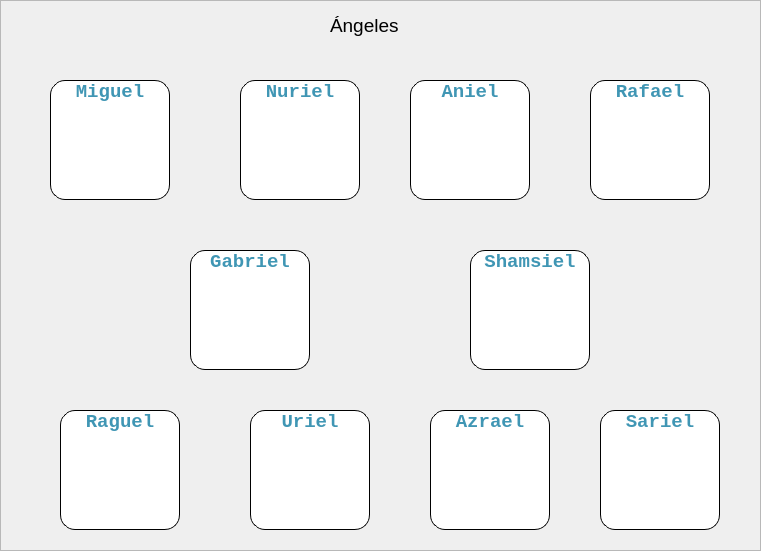
     <widget class="QFrame" name="frameAngeles">
      <property name="geometry">
       <rect>
        <x>40</x>
        <y>250</y>
        <width>761</width>
        <height>551</height>
       </rect>
      </property>
      <property name="frameShape">
       <enum>QFrame::StyledPanel</enum>
      </property>
      <property name="frameShadow">
       <enum>QFrame::Raised</enum>
      </property>
      <widget class="QLabel" name="labelAngeles">
       <property name="geometry">
        <rect>
         <x>330</x>
         <y>10</y>
         <width>131</width>
         <height>31</height>
        </rect>
       </property>
       <property name="font">
        <font>
         <pointsize>14</pointsize>
        </font>
       </property>
       <property name="text">
        <string>Ángeles</string>
       </property>
      </widget>
      <widget class="QPushButton" name="botonNuriel">
       <property name="geometry">
        <rect>
         <x>240</x>
         <y>80</y>
         <width>120</width>
         <height>120</height>
        </rect>
       </property>
       <property name="font">
        <font>
         <family>Courier New</family>
         <pointsize>14</pointsize>
         <weight>75</weight>
         <bold>true</bold>
        </font>
       </property>
       <property name="styleSheet">
        <string notr="true">image:url(&quot;:/images/angel2.png&quot;);
 background-color: white;
 border-radius:15px;
 color: rgb(64, 150, 180);
 text-align: top ;
border:1px;
border-style:solid;</string>
       </property>
       <property name="text">
        <string>Nuriel</string>
       </property>
      </widget>
      <widget class="QPushButton" name="botonMiguel">
       <property name="geometry">
        <rect>
         <x>50</x>
         <y>80</y>
         <width>120</width>
         <height>120</height>
        </rect>
       </property>
       <property name="font">
        <font>
         <family>Courier New</family>
         <pointsize>14</pointsize>
         <weight>75</weight>
         <bold>true</bold>
        </font>
       </property>
       <property name="styleSheet">
        <string notr="true">image:url(&quot;:/images/angel1.png&quot;);
background-color: white;
border-radius:15px;
color: rgb(64, 150, 180);
text-align: top ;
border:1px;
border-style:solid;</string>
       </property>
       <property name="text">
        <string>Miguel</string>
       </property>
      </widget>
      <widget class="QPushButton" name="botonAniel">
       <property name="geometry">
        <rect>
         <x>410</x>
         <y>80</y>
         <width>120</width>
         <height>120</height>
        </rect>
       </property>
       <property name="font">
        <font>
         <family>Courier New</family>
         <pointsize>14</pointsize>
         <weight>75</weight>
         <bold>true</bold>
        </font>
       </property>
       <property name="styleSheet">
        <string notr="true">image:url(&quot;:/images/angel3.png&quot;);
 background-color: white;
 border-radius:15px;
 color: rgb(64, 150, 180);
 text-align: top ;
border:1px;
border-style:solid;</string>
       </property>
       <property name="text">
        <string>Aniel</string>
       </property>
      </widget>
      <widget class="QPushButton" name="botonRaguel">
       <property name="geometry">
        <rect>
         <x>60</x>
         <y>410</y>
         <width>120</width>
         <height>120</height>
        </rect>
       </property>
       <property name="font">
        <font>
         <family>Courier New</family>
         <pointsize>14</pointsize>
         <weight>75</weight>
         <bold>true</bold>
        </font>
       </property>
       <property name="styleSheet">
        <string notr="true">image:url(&quot;:/images/angel7.png&quot;);
 background-color: white;
 border-radius:15px;
 color: rgb(64, 150, 180);
 text-align: top ;
border:1px;
border-style:solid;</string>
       </property>
       <property name="text">
        <string>Raguel</string>
       </property>
      </widget>
      <widget class="QPushButton" name="botonAzrael">
       <property name="geometry">
        <rect>
         <x>430</x>
         <y>410</y>
         <width>120</width>
         <height>120</height>
        </rect>
       </property>
       <property name="font">
        <font>
         <family>Courier New</family>
         <pointsize>14</pointsize>
         <weight>75</weight>
         <bold>true</bold>
        </font>
       </property>
       <property name="styleSheet">
        <string notr="true">image:url(&quot;:/images/angel9.png&quot;);
 background-color: white;
 border-radius:15px;
 color: rgb(64, 150, 180);
 text-align: top ;
border:1px;
border-style:solid;</string>
       </property>
       <property name="text">
        <string>Azrael</string>
       </property>
      </widget>
      <widget class="QPushButton" name="botonRafael">
       <property name="geometry">
        <rect>
         <x>590</x>
         <y>80</y>
         <width>120</width>
         <height>120</height>
        </rect>
       </property>
       <property name="font">
        <font>
         <family>Courier New</family>
         <pointsize>14</pointsize>
         <weight>75</weight>
         <bold>true</bold>
        </font>
       </property>
       <property name="styleSheet">
        <string notr="true">image:url(&quot;:/images/angel4.png&quot;);
 background-color: white;
 border-radius:15px;
 color: rgb(64, 150, 180);
 text-align: top ;
border:1px;
border-style:solid;</string>
       </property>
       <property name="text">
        <string>Rafael</string>
       </property>
      </widget>
      <widget class="QPushButton" name="botonUriel">
       <property name="geometry">
        <rect>
         <x>250</x>
         <y>410</y>
         <width>120</width>
         <height>120</height>
        </rect>
       </property>
       <property name="font">
        <font>
         <family>Courier New</family>
         <pointsize>14</pointsize>
         <weight>75</weight>
         <bold>true</bold>
        </font>
       </property>
       <property name="styleSheet">
        <string notr="true">image:url(&quot;:/images/angel8.png&quot;);
 background-color: white;
 border-radius:15px;
 color: rgb(64, 150, 180);
 text-align: top ;
border:1px;
border-style:solid;</string>
       </property>
       <property name="text">
        <string>Uriel</string>
       </property>
      </widget>
      <widget class="QPushButton" name="botonSariel">
       <property name="geometry">
        <rect>
         <x>600</x>
         <y>410</y>
         <width>120</width>
         <height>120</height>
        </rect>
       </property>
       <property name="font">
        <font>
         <family>Courier New</family>
         <pointsize>14</pointsize>
         <weight>75</weight>
         <bold>true</bold>
        </font>
       </property>
       <property name="styleSheet">
        <string notr="true">image:url(&quot;:/images/angel10.png&quot;);
 background-color: white;
 border-radius:15px;
 color: rgb(64, 150, 180);
 text-align: top ;
border:1px;
border-style:solid;</string>
       </property>
       <property name="text">
        <string>Sariel</string>
       </property>
      </widget>
      <widget class="QPushButton" name="botonShamsiel">
       <property name="geometry">
        <rect>
         <x>470</x>
         <y>250</y>
         <width>120</width>
         <height>120</height>
        </rect>
       </property>
       <property name="font">
        <font>
         <family>Courier New</family>
         <pointsize>14</pointsize>
         <weight>75</weight>
         <bold>true</bold>
        </font>
       </property>
       <property name="styleSheet">
        <string notr="true">image:url(&quot;:/images/angel6.png&quot;);
 background-color: white;
 border-radius:15px;
 color: rgb(64, 150, 180);
 text-align: top ;
border:1px;
border-style:solid;</string>
       </property>
       <property name="text">
        <string>Shamsiel</string>
       </property>
      </widget>
      <widget class="QPushButton" name="botonGabriel">
       <property name="geometry">
        <rect>
         <x>190</x>
         <y>250</y>
         <width>120</width>
         <height>120</height>
        </rect>
       </property>
       <property name="font">
        <font>
         <family>Courier New</family>
         <pointsize>14</pointsize>
         <weight>75</weight>
         <bold>true</bold>
        </font>
       </property>
       <property name="styleSheet">
        <string notr="true">image:url(&quot;:/images/angel5.png&quot;);
 background-color: white;
 border-radius:15px;
 color: rgb(64, 150, 180);
 text-align: top ;
border:1px;
border-style:solid;</string>
       </property>
       <property name="text">
        <string>Gabriel</string>
       </property>
      </widget>
     </widget>
